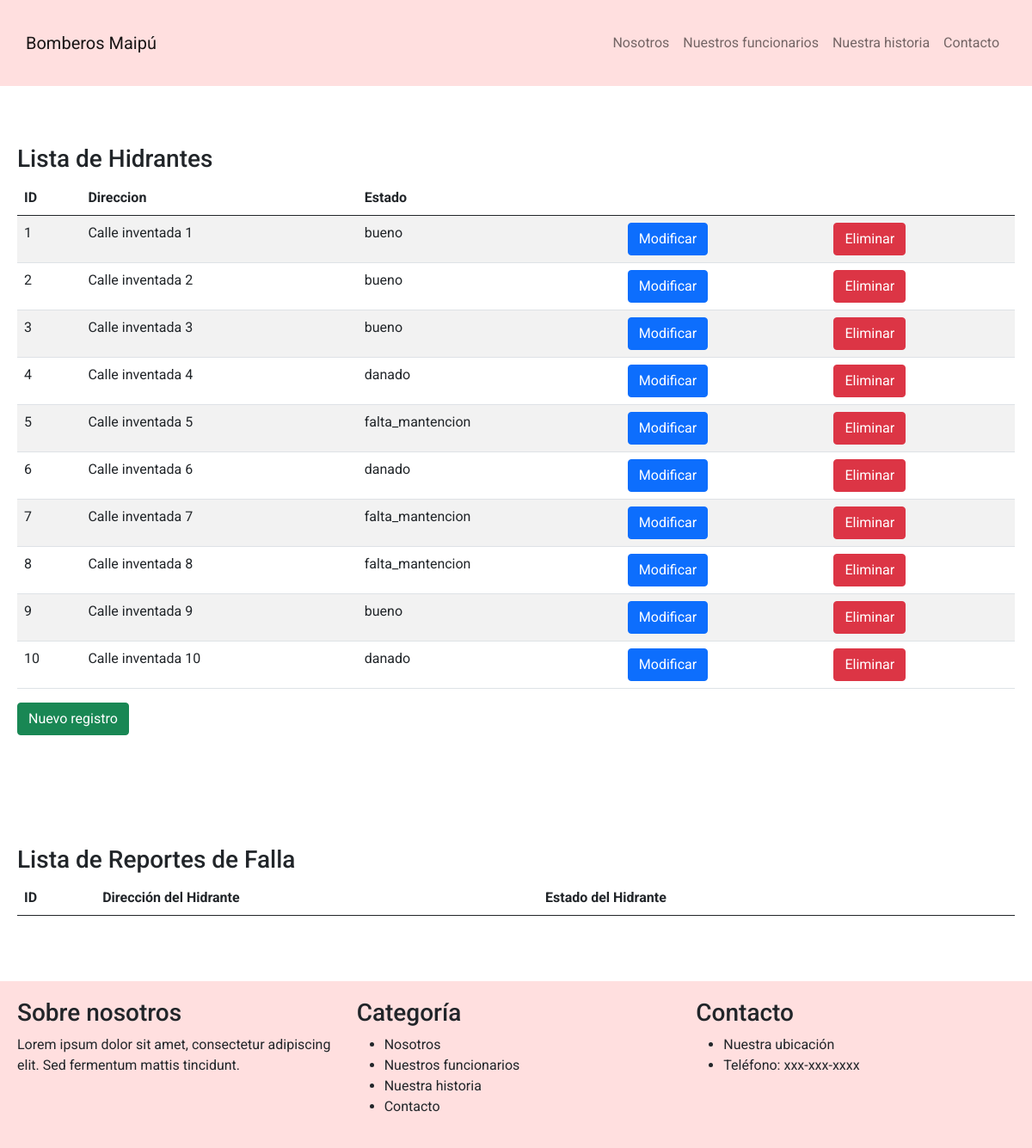
The page /lista_hidrantes on the database as committed earlier.
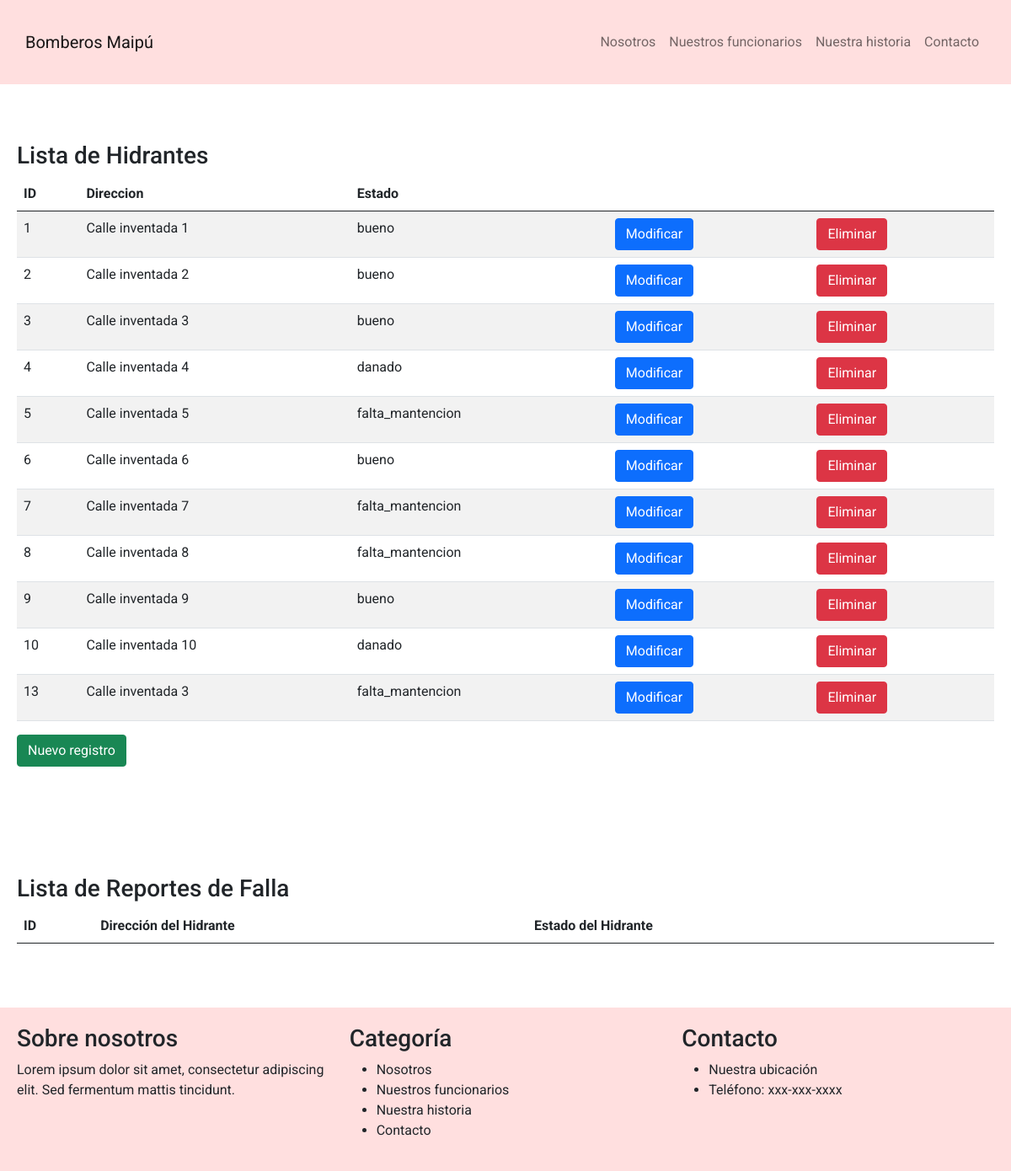
The same page on the database as committed later.
### bomberos/models.py (models this page shows, shortened)
class Hidrante(models.Model):
    idHidrante = models.AutoField(primary_key=True)
    direccion = models.CharField(max_length=100)
    estado = models.CharField(max_length=50, choices=ESTADOS_HIDRANTE)

### bomberos/views.py (the view)
# urls.py: path('lista_hidrantes',lista_hidrante,name="lista_hidrantes"),
def lista_hidrante(request):
    hidrantes = Hidrante.objects.all();
    reportes = ReporteFalla.objects.all();
    for reporte in reportes:
        reporte.hidrante.direccion=reporte.hidrante.direccion
    return render(request, 'lista_hidrantes.html', {'hidrantes' : hidrantes, 'reportes':reportes})

### bomberos/templates/lista_hidrantes.html (shortened to what this page needs)
<!DOCTYPE html>
<html lang="es">
<head>
  <link rel="stylesheet" href="https://cdnjs.cloudflare.com/ajax/libs/bootstrap/5.0.2/css/bootstrap.min.css">
  <link rel="stylesheet" href="../static/css/style.css">
</head>
<body>
  <nav class="navbar navbar-expand-lg navbar-light bg-light">
    <div class="container">
      <a class="navbar-brand" href="#">Bomberos Maipú</a>
      <div class="collapse navbar-collapse" id="navbarNav">
        <ul class="navbar-nav ms-auto">
          <li class="nav-item">
            <a class="nav-link" href="#nosotros">Nosotros</a>
          </li>
          <li class="nav-item">
            <a class="nav-link" href="#funcionarios">Nuestros funcionarios</a>
          </li>
          <li class="nav-item">
            <a class="nav-link" href="#historia">Nuestra historia</a>
          </li>
          <li class="nav-item">
            <a class="nav-link" href="#contacto">Contacto</a>
          </li>
        </ul>
      </div>
    </div>
  </nav>
<section id="yellow-bg">
  <div class="container mt-5">
    <h3>Lista de Hidrantes</h3>
    <table class="table table-striped">
        <thead>
            <tr>
                <th>ID</th>
                <th>Direccion</th>
                <th>Estado</th>
                <th></th>
                <th></th>
            </tr>
        </thead>
        <tbody>
            {% for hidrante in hidrantes %}
            <tr>
                <td>{{ hidrante.idHidrante }}</td>
                <td>{{ hidrante.direccion }}</td>
                <td>{{ hidrante.estado }}</td>
                <td><a href="{% url 'form_mod_hidrantes' hidrante.idHidrante %}" class="btn btn-primary">Modificar</a></td>
                <td><a href="{% url 'form_del_hidrantes' hidrante.idHidrante%}" class="btn btn-danger">Eliminar</a></td>
            </tr>
            {% endfor %}
        </tbody>
    </table>
    <a href="{% url 'form_hidrante' %}" class="btn btn-success">Nuevo registro</a>
    <p>&nbsp;</p>
</div>
</section>
<section id="yellow-bg">
  <div class="container mt-5">
    <h3>Lista de Reportes de Falla</h3>
    <table class="table table-striped">
        <thead>
            <tr>
                <th>ID</th>
                <th>Dirección del Hidrante</th>
                <th>Estado del Hidrante</th>
                <th></th>
                <th></th>
            </tr>
        </thead>
    </table>
    <p>&nbsp;</p>
  </div>
</section>
  <footer class="bg-light">
    <div class="container">
      <div class="row">
        <div class="col-md-4">
          <h3>Sobre nosotros</h3>
          <p>Lorem ipsum dolor sit amet, consectetur adipiscing elit. Sed fermentum mattis tincidunt.</p>
        </div>
        <div class="col-md-4">
          <h3>Categoría</h3>
          <ul>
            <li>Nosotros</li>
            <li>Nuestros funcionarios</li>
            <li>Nuestra historia</li>
            <li>Contacto</li>
          </ul>
        </div>
        <div class="col-md-4">
          <h3>Contacto</h3>
          <ul>
            <li>Nuestra ubicación</li>
            <li>Teléfono: xxx-xxx-xxxx</li>
          </ul>
        </div>
      </div>
    </div>
  </footer>
</body>
</html>

Rows that differ between the two databases and show on the page:
changed Hidrante "Calle inventada 6": estado "danado" → "bueno"
added Hidrante: idHidrante "13", direccion "Calle inventada 3", estado "falta_mantencion"
